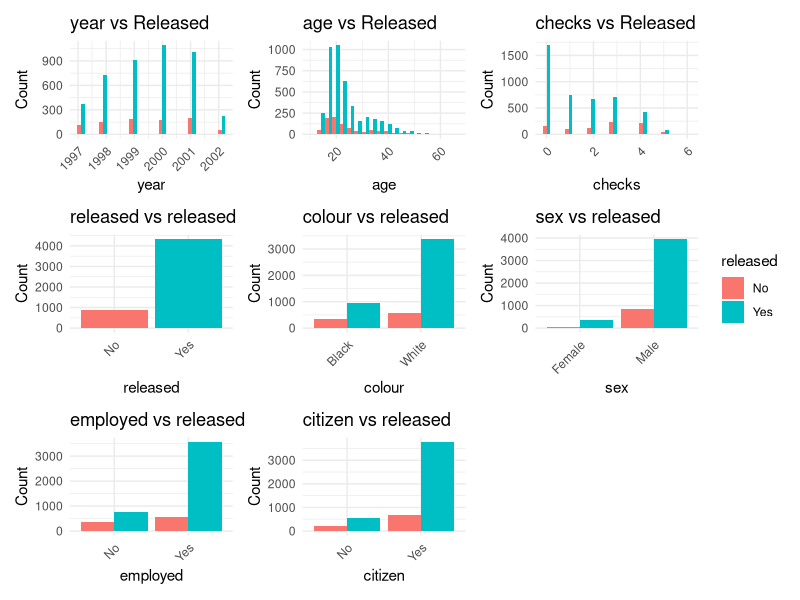

The R source for this figure:
## ---- chunk 1
# Load required libraries
library(effects)    # For the Arrests dataset
library(ggplot2)    # For creating graphics
library(GGally)     # For advanced data visualization
library(patchwork)  # For combining multiple ggplot2 plots
## ---- chunk 2
# Load the Arrests dataset
data(Arrests)

# Function to create histograms for continuous variables
# This function takes the dataset and a variable name as input
plot_continuous <- function(data, x_var) {
  # Create a histogram showing distribution of a continuous variable
  # Colored by 'released' status to show relationship
  ggplot(data, aes_string(x = x_var)) +
    # Create histogram with 20 bins, separated by 'released' status
    geom_histogram(aes(fill = released), bins = 20, position = "dodge") +
    # Add informative labels
    labs(title = paste(x_var, "vs Released"),
         x = x_var,
         y = "Count") +
    # Use a clean, minimal theme
    theme_minimal() +
    # Rotate x-axis labels for better readability
    theme(axis.text.x = element_text(angle = 45, hjust = 1))
}

# Function to create bar plots for categorical variables
plot_categorical <- function(data, x_var) {
  # Create a bar plot showing distribution of a categorical variable
  # Colored by 'released' status to show relationship
  ggplot(data, aes_string(x = x_var, fill = "released")) +
    # Create bar plot with bars side by side
    geom_bar(position = "dodge") +
    # Add informative labels
    labs(title = paste(x_var, "vs released"),
         x = x_var,
         y = "Count") +
    # Use a clean, minimal theme
    theme_minimal() +
    # Rotate x-axis labels for better readability
    theme(axis.text.x = element_text(angle = 45, hjust = 1))
}

# Continuous variables are numeric
continuous_vars <- sapply(Arrests, is.numeric)
# Categorical variables are factors
categorical_vars <- sapply(Arrests, is.factor)

# Create plots for continuous variables
# Use lapply to apply the plotting function to each continuous variable
cont_plots <- lapply(names(Arrests)[continuous_vars], function(var) plot_continuous(Arrests, var))

# Create plots for categorical variables
# Use lapply to apply the plotting function to each categorical variable
cat_plots <- lapply(names(Arrests)[categorical_vars], function(var) plot_categorical(Arrests, var))

# Combine all plots using patchwork
# Reduce function helps to add multiple plots together
final_plot <- Reduce(`+`, c(cont_plots, cat_plots)) +
  # Arrange plots in 3 columns and collect legends
  plot_layout(ncol = 3, guides = "collect")

# Display the final combined plot
print(final_plot)
